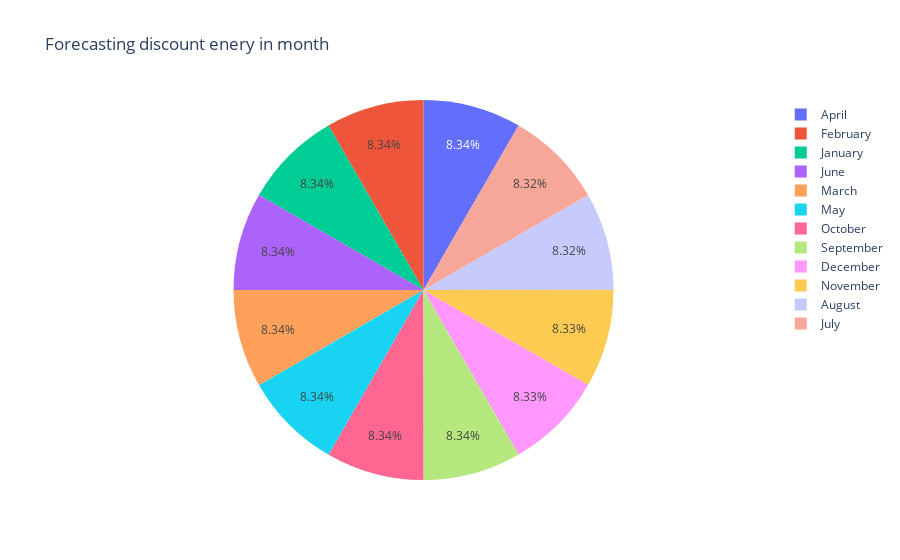

Notebook cell for this chart:
### Code cell
# forecasting discount in month
data_discount_month=df_merge[['forecast_discount_energy','month']].groupby('month')['forecast_discount_energy'].sum()
px.pie(names=data_discount_month.index,values=data_discount_month.values,title='Forecasting discount enery in month')

### Figure 1 — Plotly figure (JSON) as saved in the notebook; plotly's stock layout.template omitted (floating-point values rounded to 4 significant figures)
{"data": [{"domain": {"x": [0, 1], "y": [0, 1]}, "hovertemplate": "label=%{label}<br>value=%{value}<extra></extra>", "labels": ["April", "August", "December", "February", "January", "July", "June", "March", "May", "November", "October", "September"], "legendgroup": "", "name": "", "showlegend": true, "type": "pie", "values": [14120, 14092, 14115, 14120, 14120, 14092, 14120, 14120, 14120, 14115, 14120, 14120]}], "layout": {"legend": {"tracegroupgap": 0}, "title": {"text": "Forecasting discount enery in month"}}}
